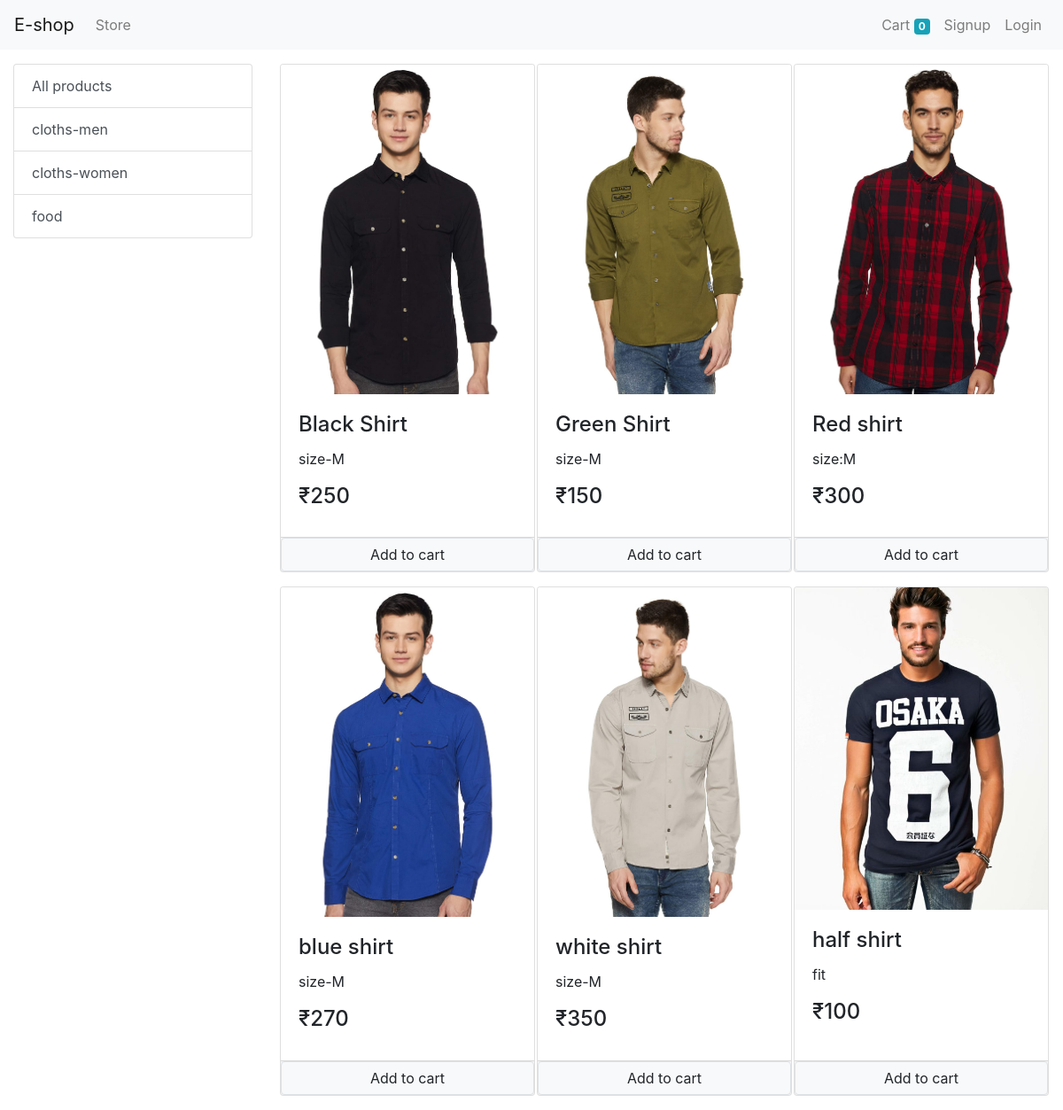
/?category=1, run on the app's committed database.
### store/models.py (models this page shows, shortened)
class Category(models.Model):
    name = models.CharField(max_length=20)
    @staticmethod
    def get_all_categories():
        return Category.objects.all()

class Product(models.Model):
    name = models.CharField(max_length=20)
    price = models.IntegerField(default=0)
    category = models.ForeignKey(Category, on_delete=models.CASCADE)
    image = models.ImageField(upload_to='uploads/products')
    description = models.CharField(
        max_length=200, default='', null=True, blank=True)
    @staticmethod
    def get_all_product_by_category(category_id):
        return Product.objects.filter(category=category_id)

### store/views.py (the view, shortened to what this page needs)
# urls.py: path('', Index.as_view(), name='homepage'),
class Index(View):
    def get(self, request):
        category_id = request.GET.get('category')
        if category_id:
            products = Product.get_all_product_by_category(category_id)
        else:
            products = Product.get_all_product()
        categories = Category.get_all_categories()
        data = {}
        data['products'] = products
        data['categories'] = categories
        return render(request, 'store.html', data)

### store/templatetags/custom_filter.py (called while the page is built)
@register.filter(name='currency')
def currency(number):
    return "₹"+str(number)

### store/templates/store.html (shortened to what this page needs)
{% extends 'base.html' %}
{% block content %}
{% load cart %}
{% load custom_filter %}
<div class="container-fluid mt-3">
    <div class="row">
        <div class="col-lg-3">
            <div class="list-group">
                <a href="/" class="list-group-item list-group-item-action">All products</a>
                {% for category in categories %}
                <a href="/?category={{category.id}}"
                    class="list-group-item list-group-item-action">{{category.name}}</a>
                {% endfor %}
            </div>
        </div>
        <div id="product" class="col-lg-9">
            <div class="row mx-auto">
                {% for product in products %}
                <div class="card mx-auto mb-3" id="{{product.id}}" style="width:18rem;">
                    <img class="card-img-top" src="{{product.image.url}}" alt="Card image cap">
                    <div class="card-body">
                        <h4 class="card-title">{{product.name}}</h4>
                        <p class="card-text">{{product.description}}</p>
                        <h4 class="card-title">{{product.price|currency}}</h4>
                    </div>
                    <div class="card-footer p-0 no-gutters">
                        {% if product|is_in_cart:request.session.cart %}
                        <div class="row no-gutters">
                            <form action="/#{{product.id}}" method="post" class="col-2">
                                {% csrf_token %}
                                <input hidden type="text" name="product" value="{{product.id}}">
                                <input hidden type="text" name="remove" value="True">
                                <input type="submit" value="-" class="btn btn-block btn-secondary">
                            </form>
                            <div class="text-center col">{{product|cart_quantity:request.session.cart}} in Cart
                            </div>
                            <form action="/#{{product.id}}" method="post" class="col-2">
                                {% csrf_token %}
                                <input hidden type="text" name="product" value="{{product.id}}">
                                <input type="submit" value="+" class="btn btn-block btn-secondary">
                            </form>
                        </div>
                        {% else %}
                        <form action="/#{{product.id}}" method="POST" class="btn-block">
                            <input class="float-right btn btn-light border form-control" type="submit"
                                value="Add to cart">
                        </form>
                        {% endif %}
                    </div>
                </div>
                {% endfor %}
            </div>
        </div>
    </div>
</div>
{% endblock %}

### data on the page
Category: name "cloths-men"
Category: name "cloths-women"
Category: name "food"
Product: {{ product.id }} 1 (drawn), image (picture), name "Black Shirt", description "size-M", price "₹250"
Product: image (picture), name "Green Shirt", description "size-M", price "₹150"
Product: image (picture), name "Red shirt", description "size:M", price "₹300"
Product: image (picture), name "blue shirt", description "size-M", price "₹270"
Product: image (picture), name "white shirt", description "size-M", price "₹350"
Product: image (picture), name "half shirt", description "fit", price "₹100"

### other printed values
{{ request.session.cart.keys|length }} "0"
